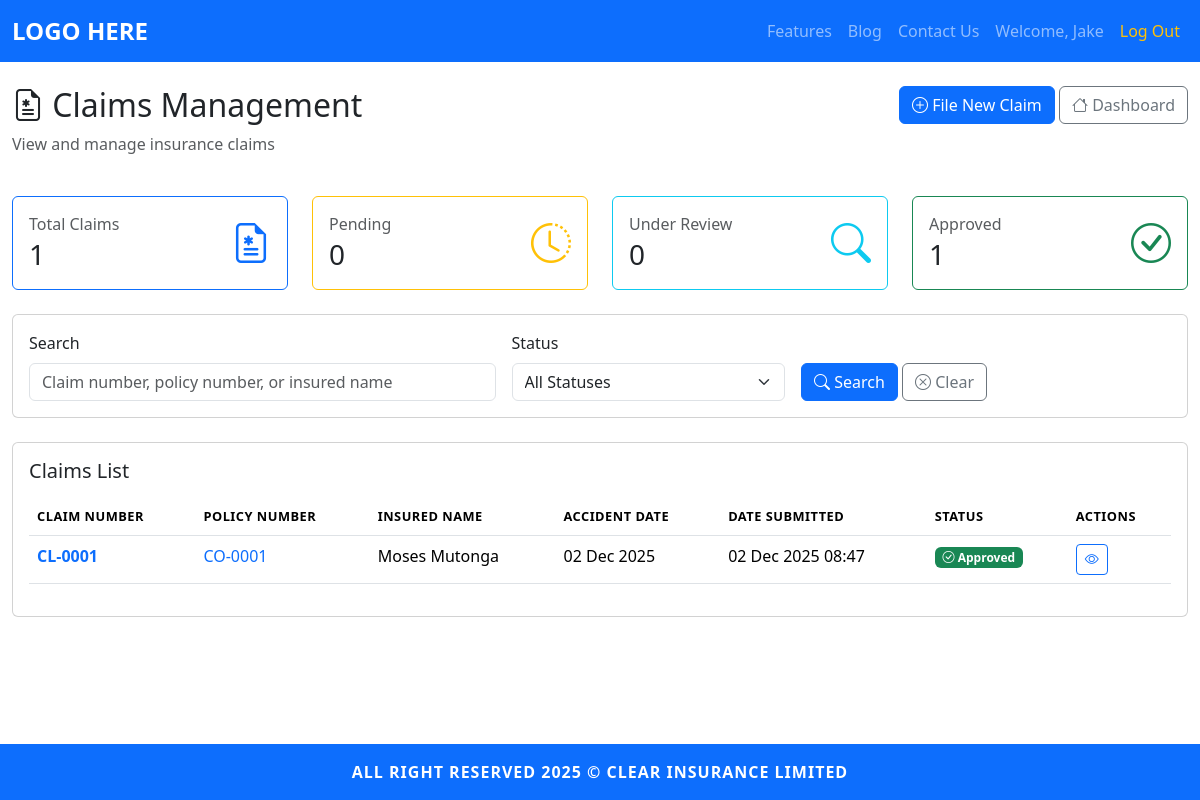
Screenshot of /insurer/claims (signed in) with the database file from the repository.
### models.py (models this page shows, shortened)
class Insurer(UserMixin, db.Model):
	id = db.Column(db.Integer, primary_key=True)
	username = db.Column(db.String(150), unique=True, nullable=False)
	email = db.Column(db.String(150), unique=True, nullable=False)
	password = db.Column(db.String(256), nullable=False)
	staff_id = db.Column(db.String(50), unique=True, nullable=True)
	insurance_company_id = db.Column(db.Integer, db.ForeignKey('insurance_company.id'), nullable=True)
	is_approved = db.Column(db.Boolean, default=False, nullable=False)
	is_active = db.Column(db.Boolean, default=True, nullable=False)
	approval_date = db.Column(db.DateTime, nullable=True)

class Claim(db.Model):
	id = db.Column(db.Integer, primary_key=True)
	claim_number = db.Column(db.String(20), unique=True, nullable=False)
	policy_id = db.Column(db.Integer, db.ForeignKey('policy.id'), nullable=False)
	insurance_company_id = db.Column(db.Integer, db.ForeignKey('insurance_company.id'), nullable=False)
	accident_date = db.Column(db.Date, nullable=False)
	accident_time = db.Column(db.Time, nullable=False)
	accident_location = db.Column(db.String(500), nullable=False)
	accident_description = db.Column(db.Text, nullable=False)
	weather_conditions = db.Column(db.String(50), nullable=False)  # Clear, Rainy, Foggy, etc.
	police_report_number = db.Column(db.String(100), nullable=False)
	vehicle_towed = db.Column(db.Boolean, default=False, nullable=False)
	tow_location = db.Column(db.String(300))
	damage_insured_vehicle = db.Column(db.Text, nullable=False)
	damage_third_party = db.Column(db.Text)
	injuries_driver_passengers = db.Column(db.Text)
	injuries_third_parties = db.Column(db.Text)
	witness_name = db.Column(db.String(200))
	witness_contact = db.Column(db.String(20))
	witness_statement = db.Column(db.Text)
	status = db.Column(db.String(50), default='Pending', nullable=False)  # Pending, Under Review, Approved, Rejected
	created_by = db.Column(db.Integer, db.ForeignKey('insurer.id'), nullable=False)
	date_submitted = db.Column(db.DateTime, default=datetime.utcnow, nullable=False)
	last_updated = db.Column(db.DateTime, default=datetime.utcnow, onupdate=datetime.utcnow)
	reviewed_by = db.Column(db.Integer, db.ForeignKey('insurer.id'), nullable=True)
	review_date = db.Column(db.DateTime, nullable=True)
	review_notes = db.Column(db.Text, nullable=True)
	fraud_check_performed = db.Column(db.Boolean, default=False, nullable=False)
	fraud_check_date = db.Column(db.DateTime, nullable=True)
	fraud_check_result = db.Column(db.Text, nullable=True)
	fraud_risk_score = db.Column(db.Float, nullable=True)  # 0-100 score
	approved_by = db.Column(db.Integer, db.ForeignKey('insurer.id'), nullable=True)
	approval_date = db.Column(db.DateTime, nullable=True)
	rejection_reason = db.Column(db.Text, nullable=True)
	policy = db.relationship('Policy', backref='claims')
	insurance_company = db.relationship('InsuranceCompany', backref='claims')
	documents = db.relationship('ClaimDocument', backref='claim', cascade='all, delete-orphan')
	creator = db.relationship('Insurer', backref='claims_created', foreign_keys=[created_by])
	reviewer = db.relationship('Insurer', backref='claims_reviewed', foreign_keys=[reviewed_by])
	approver = db.relationship('Insurer', backref='claims_approved', foreign_keys=[approved_by])

class Policy(db.Model):
	id = db.Column(db.Integer, primary_key=True)
	policy_number = db.Column(db.String(50), unique=True, nullable=False)
	policy_type = db.Column(db.String(50), nullable=False)  # Comprehensive, Third-Party Only, Third-Party Fire & Theft
	effective_date = db.Column(db.Date, nullable=False)
	expiry_date = db.Column(db.Date, nullable=False)
	premium_amount = db.Column(db.Float, nullable=False)
	payment_mode = db.Column(db.String(50), nullable=False)
	insured_name = db.Column(db.String(200), nullable=False)
	national_id = db.Column(db.String(50), nullable=False)
	kra_pin = db.Column(db.String(50), nullable=True)
	date_of_birth = db.Column(db.Date, nullable=False)
	phone_number = db.Column(db.String(20), nullable=False)
	email_address = db.Column(db.String(150), nullable=False)
	postal_address = db.Column(db.Text, nullable=True)
	registration_number = db.Column(db.String(50), nullable=False)
	make_model = db.Column(db.String(150), nullable=False)
	year_of_manufacture = db.Column(db.Integer, nullable=False)
	chassis_number = db.Column(db.String(100), nullable=False)
	engine_number = db.Column(db.String(100), nullable=False)
	body_type = db.Column(db.String(50), nullable=False)
	color = db.Column(db.String(50), nullable=False)
	seating_capacity = db.Column(db.Integer, nullable=False)
	use_category = db.Column(db.String(50), nullable=False)
	sum_insured = db.Column(db.Float, nullable=False)
	excess = db.Column(db.Float, nullable=False)
	political_violence = db.Column(db.Boolean, default=False)
	windscreen_cover = db.Column(db.Boolean, default=False)
	passenger_liability = db.Column(db.Boolean, default=False)
	road_rescue = db.Column(db.Boolean, default=False)
	insurance_company_id = db.Column(db.Integer, db.ForeignKey('insurance_company.id'), nullable=False)
	created_by = db.Column(db.Integer, db.ForeignKey('insurer.id'), nullable=False)
	date_entered = db.Column(db.DateTime, default=datetime.utcnow, nullable=False)
	status = db.Column(db.String(20), default='Active', nullable=False)  # Active, Expired, Cancelled
	cancelled_by = db.Column(db.Integer, db.ForeignKey('insurer.id'), nullable=True)
	cancellation_date = db.Column(db.DateTime, nullable=True)
	cancellation_reason = db.Column(db.Text, nullable=True)
	insurance_company = db.relationship('InsuranceCompany', backref='policies', lazy=True)
	creator = db.relationship('Insurer', backref='created_policies', lazy=True, foreign_keys=[created_by])
	canceller = db.relationship('Insurer', backref='cancelled_policies', lazy=True, foreign_keys=[cancelled_by])
	photos = db.relationship('PolicyPhoto', backref='policy', lazy=True, cascade='all, delete-orphan')

### app.py (the view)
@app.route('/insurer/claims')
@login_required
@insurer_required
def manage_claims():
	if not current_user.is_approved:
		return redirect(url_for('request_insurer_access'))
	company_id = current_user.insurance_company_id
	status_filter = request.args.get('status', '')
	search_query = request.args.get('search', '')
	query = Claim.query.filter_by(insurance_company_id=company_id)
	if status_filter:
		query = query.filter_by(status=status_filter)
	if search_query:
		query = query.join(Policy).filter(
			(Claim.claim_number.ilike(f'%{search_query}%')) |
			(Policy.policy_number.ilike(f'%{search_query}%')) |
			(Policy.insured_name.ilike(f'%{search_query}%'))
		)
	claims = query.order_by(Claim.date_submitted.desc()).all()
	total_claims = Claim.query.filter_by(insurance_company_id=company_id).count()
	pending_claims = Claim.query.filter_by(insurance_company_id=company_id, status='Pending').count()
	under_review = Claim.query.filter_by(insurance_company_id=company_id, status='Under Review').count()
	approved_claims = Claim.query.filter_by(insurance_company_id=company_id, status='Approved').count()
	rejected_claims = Claim.query.filter_by(insurance_company_id=company_id, status='Rejected').count()
	return render_template('insurer/claims.html',
						   claims=claims,
						   total_claims=total_claims,
						   pending_claims=pending_claims,
						   under_review=under_review,
						   approved_claims=approved_claims,
						   rejected_claims=rejected_claims,
						   status_filter=status_filter,
						   search_query=search_query,
						   datetime=datetime)

### app.py (called while the page is built)
@login_manager.user_loader
def load_user(user_id):
	if '_' not in user_id:
		return None
	user_type, user_pk = user_id.split('_', 1)
	model_map = {
		'admin': Admin,
		'customer': Customer,
		'insurer': Insurer,
		'regulator': Regulator
	}
	model = model_map.get(user_type)
	if model:
		return model.query.get(int(user_pk))
	return None

### templates/insurer/claims.html (shortened to what this page needs)
{% extends "base.html" %}
{% block content %}
<div class="container-fluid py-4">
	<div class="row mb-4">
		<div class="col-md-6">
			<h2><i class="bi bi-file-earmark-medical"></i> Claims Management</h2>
			<p class="text-muted">View and manage insurance claims</p>
		</div>
		<div class="col-md-6 text-end">
			<a href="{{ url_for('create_claim') }}" class="btn btn-primary">
				<i class="bi bi-plus-circle"></i> File New Claim
			</a>
			<a href="{{ url_for('insurer_dashboard') }}" class="btn btn-outline-secondary">
				<i class="bi bi-house"></i> Dashboard
			</a>
		</div>
	</div>
	<div class="row mb-4">
		<div class="col-md-3">
			<div class="card border-primary">
				<div class="card-body">
					<div class="d-flex align-items-center">
						<div class="flex-grow-1">
							<h6 class="text-muted mb-1">Total Claims</h6>
							<h3 class="mb-0">{{ total_claims }}</h3>
						</div>
						<div class="text-primary">
							<i class="bi bi-file-earmark-medical fs-1"></i>
						</div>
					</div>
				</div>
			</div>
		</div>
		<div class="col-md-3">
			<div class="card border-warning">
				<div class="card-body">
					<div class="d-flex align-items-center">
						<div class="flex-grow-1">
							<h6 class="text-muted mb-1">Pending</h6>
							<h3 class="mb-0">{{ pending_claims }}</h3>
						</div>
						<div class="text-warning">
							<i class="bi bi-clock-history fs-1"></i>
						</div>
					</div>
				</div>
			</div>
		</div>
		<div class="col-md-3">
			<div class="card border-info">
				<div class="card-body">
					<div class="d-flex align-items-center">
						<div class="flex-grow-1">
							<h6 class="text-muted mb-1">Under Review</h6>
							<h3 class="mb-0">{{ under_review }}</h3>
						</div>
						<div class="text-info">
							<i class="bi bi-search fs-1"></i>
						</div>
					</div>
				</div>
			</div>
		</div>
		<div class="col-md-3">
			<div class="card border-success">
				<div class="card-body">
					<div class="d-flex align-items-center">
						<div class="flex-grow-1">
							<h6 class="text-muted mb-1">Approved</h6>
							<h3 class="mb-0">{{ approved_claims }}</h3>
						</div>
						<div class="text-success">
							<i class="bi bi-check-circle fs-1"></i>
						</div>
					</div>
				</div>
			</div>
		</div>
	</div>
	<div class="card mb-4">
		<div class="card-body">
			<form method="GET" action="{{ url_for('manage_claims') }}">
				<div class="row g-3">
					<div class="col-md-5">
						<label for="search" class="form-label">Search</label>
						<input type="text" class="form-control" id="search" name="search"
							   placeholder="Claim number, policy number, or insured name"
							   value="{{ search_query }}">
					</div>
					<div class="col-md-3">
						<label for="status" class="form-label">Status</label>
						<select class="form-select" id="status" name="status">
							<option value="">All Statuses</option>
						</select>
					</div>
					<div class="col-md-4">
						<label class="form-label d-block">&nbsp;</label>
						<button type="submit" class="btn btn-primary">
							<i class="bi bi-search"></i> Search
						</button>
						<a href="{{ url_for('manage_claims') }}" class="btn btn-outline-secondary">
							<i class="bi bi-x-circle"></i> Clear
						</a>
					</div>
				</div>
			</form>
		</div>
	</div>
	<div class="card">
		<div class="card-body">
			<h5 class="card-title mb-3">Claims List</h5>
			{% if claims %}
			<div class="table-responsive">
				<table class="table table-hover">
					<thead>
						<tr>
							<th>Claim Number</th>
							<th>Policy Number</th>
							<th>Insured Name</th>
							<th>Accident Date</th>
							<th>Date Submitted</th>
							<th>Status</th>
							<th>Actions</th>
						</tr>
					</thead>
					<tbody>
						{% for claim in claims %}
						<tr>
							<td>
								<a href="{{ url_for('view_claim', claim_id=claim.id) }}" class="fw-bold text-decoration-none">
									{{ claim.claim_number }}
								</a>
							</td>
							<td>
								<a href="{{ url_for('view_policy', policy_id=claim.policy.id) }}" class="text-decoration-none">
									{{ claim.policy.policy_number }}
								</a>
							</td>
							<td>{{ claim.policy.insured_name }}</td>
							<td>{{ claim.accident_date.strftime('%d %b %Y') }}</td>
							<td>{{ claim.date_submitted.strftime('%d %b %Y %H:%M') }}</td>
							<td>
								{% if claim.status == 'Pending' %}
									<span class="badge bg-warning text-dark">
										<i class="bi bi-clock-history"></i> Pending
									</span>
								{% elif claim.status == 'Under Review' %}
									<span class="badge bg-info">
										<i class="bi bi-search"></i> Under Review
									</span>
								{% elif claim.status == 'Approved' %}
									<span class="badge bg-success">
										<i class="bi bi-check-circle"></i> Approved
									</span>
								{% elif claim.status == 'Rejected' %}
									<span class="badge bg-danger">
										<i class="bi bi-x-circle"></i> Rejected
									</span>
								{% else %}
									<span class="badge bg-secondary">{{ claim.status }}</span>
								{% endif %}
							</td>
							<td>
								<a href="{{ url_for('view_claim', claim_id=claim.id) }}" class="btn btn-sm btn-outline-primary" title="View Details">
									<i class="bi bi-eye"></i>
								</a>
							</td>
						</tr>
						{% endfor %}
					</tbody>
				</table>
			</div>
			{% endif %}
		</div>
	</div>
</div>
{% endblock %}

### templates/base.html (shortened to what this page needs)
<!DOCTYPE html>
<html lang="en">
<head>
	<link href="https://cdn.jsdelivr.net/npm/bootstrap@5.3.2/dist/css/bootstrap.min.css" rel="stylesheet">
	<link rel="stylesheet" href="https://cdn.jsdelivr.net/npm/bootstrap-icons@1.10.0/font/bootstrap-icons.css">
	<link rel="stylesheet" href="{{ url_for('static', filename='css/style.css') }}">
</head>
<body class="d-flex flex-column min-vh-100">
	<nav class="navbar navbar-expand-lg navbar-dark bg-primary sticky-top">
		<div class="container-fluid">
			<a class="navbar-brand fw-bold" href="/">LOGO HERE</a>
			<div class="collapse navbar-collapse" id="navbarNav">
			<ul class="navbar-nav ms-auto mb-2 mb-lg-0 align-items-lg-center">
				<li class="nav-item"><a class="nav-link" href="/features">Features</a></li>
				<li class="nav-item"><a class="nav-link" href="/blog">Blog</a></li>
				<li class="nav-item"><a class="nav-link" href="/contact">Contact Us</a></li>
				{% if current_user is defined and current_user.is_authenticated %}
					<li class="nav-item"><a class="nav-link" href="{{ url_for('dashboard') }}">Welcome, {{ current_user.username }}</a></li>
					<li class="nav-item"><a class="nav-link text-warning" href="/logout">Log Out</a></li>
				{% else %}
					<li class="nav-item"><a class="nav-link" href="/auth/login">Log In</a></li>
					<li class="nav-item"><a class="nav-link" href="/auth/signup">Sign Up</a></li>
				{% endif %}
			</ul>
			</div>
		</div>
	</nav>
		{% block content %}{% endblock %}
	<footer class="footer mt-auto py-3 bg-primary text-white text-center sticky-bottom">
		<div class="container">
			<span>ALL RIGHT RESERVED 2025 &copy; CLEAR INSURANCE LIMITED</span>
		</div>
	</footer>
</body>
</html>

### static/css/style.css (style rules this page uses)
.footer { font-weight: bold; letter-spacing: 1px; }
.navbar-brand { font-size: 1.5rem; font-weight: bold; }
.sticky-bottom { position: sticky; bottom: 0; width: 100%; z-index: 1030; }
.table thead th { font-size: 0.8rem; text-transform: uppercase; letter-spacing: .5px; }

### rows the page displays
Insurer: username "Jake"
Claim: claim_number "CL-0001", policy.policy_number "CO-0001", policy.insured_name "Moses Mutonga", accident_date "02 Dec 2025", date_submitted "02 Dec 2025 08:47", status "Approved" (drawn)

### other values shown
{{ total_claims }} "1"
{{ pending_claims }} "0"
{{ under_review }} "0"
{{ approved_claims }} "1"
